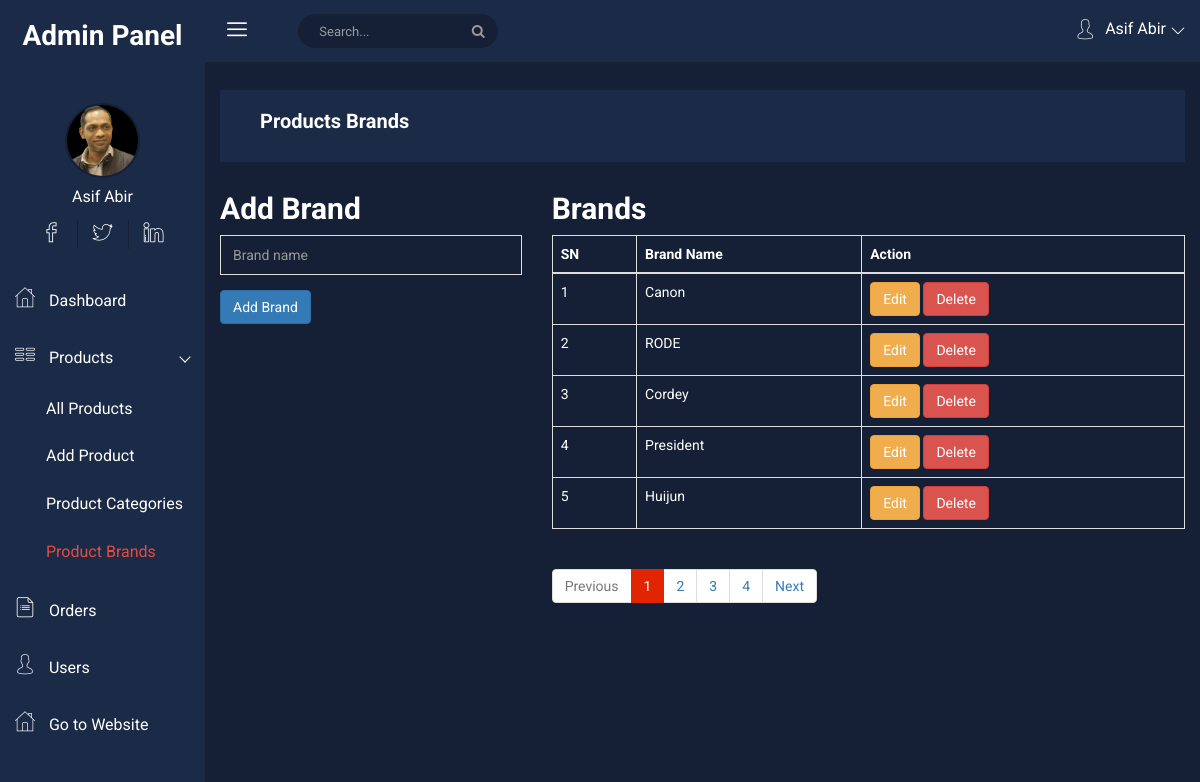
/project/admin/products-brands.php?page=1 (signed in), run on the app's committed database.
### tables this page shows
CREATE TABLE `brands` (
  `id` int(11) NOT NULL,
  `name` varchar(255) NOT NULL
);

### project/admin/products-brands.php (the view, shortened to what this page needs)
<?php
require_once "./header.php";
$pageNumber = isset($_GET['page']) ? $_GET['page'] : null;
?>
<?php require_once "./sidebar.php" ?>
<div class="all-content-wrapper" style="color: white;">
    <div class="container-fluid">
        <div class="row">
            <div class="col-lg-12 col-md-12 col-sm-12 col-xs-12">
                <div class="logo-pro">
                    <a href="index.html"><img class="main-logo" src="img/logo/logo.png" alt="" /></a>
                </div>
            </div>
        </div>
    </div>
    <?php
    require_once "./top-header.php";
    ?>
    <div class="container-fluid">
        <?php if (!isset($_GET['editId']) && !isset($_GET['deleteId'])) { ?>
            <div class="row">
                <div class="col-md-4">
                    <h2 class="">Add Brand</h2>
                    <form action="" method="post">
                        <div class="form-group-inner">
                            <input type="text" class="form-control" id="brand" name="brand" placeholder="Brand name">
                        </div>
                        <button type="submit" class="btn btn-primary" name="addBrand">Add Brand</button>
                    </form>
                </div>
                <div class="col-md-8">
                    <h2 class="">Brands</h2>
                    <table class="table table-bordered">
                        <thead>
                            <tr>
                                <th>SN</th>
                                <th>Brand Name</th>
                                <th>Action</th>
                            </tr>
                        </thead>
                        <tbody>
                            <?php
                            $limit = 5;
                            $offset = ($pageNumber - 1) * $limit;
                            $sql = "SELECT * FROM brands";
                            $selectAll = $conn->query($sql);
                            $totalPages = ceil($selectAll->num_rows / $limit);
                            $sql = "SELECT * FROM brands ORDER BY `id` DESC LIMIT $offset, $limit";
                            $result = $conn->query($sql);
                            $sn = $offset + 1;
                            if ($result->num_rows > 0) {
                                while ($row = $result->fetch_assoc()) {
                            ?>
                                    <tr>
                                        <td><?= $sn++ ?></td>
                                        <td><?php echo $row['name'] ?></td>
                                        <td>
                                            <a href="./products-brands.php?page=<?= $pageNumber ?>&editId=<?= $row['id'] ?>" class="btn btn-warning">Edit</a>
                                            <a href="./products-brands.php?page=<?= $pageNumber ?>&deleteId=<?= $row['id'] ?>" class="btn btn-danger">Delete</a>
                                        </td>
                                    </tr>
                            <?php
                                }
                            }
                            ?>
                        </tbody>
                    </table>
                    <nav aria-label="Page navigation example">
                        <ul class="pagination">
                            <li class="page-item <?= $pageNumber != 1 ? null : "disabled" ?>"><a class="page-link" href="./products-brands.php?page=<?= $pageNumber != 1 ? $pageNumber - 1 : 1 ?>">Previous</a></li>
                            <?php for ($i = 1; $i <= $totalPages; $i++) { ?>
                                <li class="page-item <?= $i == $pageNumber ? "active" : null ?>"><a class="page-link" href="./products-brands.php?page=<?= $i; ?>"><?= $i ?></a></li>
                            <?php } ?>
                            <li class="page-item <?= $pageNumber != $totalPages ? null : "disabled" ?>"><a class="page-link" href="./products-brands.php?page=<?= $pageNumber != $totalPages ? $pageNumber + 1 : $totalPages ?>">Next</a></li>
                        </ul>
                    </nav>
                </div>
            </div>
        <?php } ?>
    </div>
</div>
<?php require_once "./footer.php" ?>

### project/admin/css/main.css (style rules this page uses)
html { color: #222; font-size: 1em; line-height: 1.4; }
input[type="text"], input[type="password"], textarea { color: #fff !important; }

### data on the page
brands: name "Canon"
brands: name "RODE"
brands: name "Cordey"
brands: name "President"
brands: name "Huijun"

### other printed values
$_SESSION['user']['name'] "Asif Abir"
$breadcomb "Products Brands"
